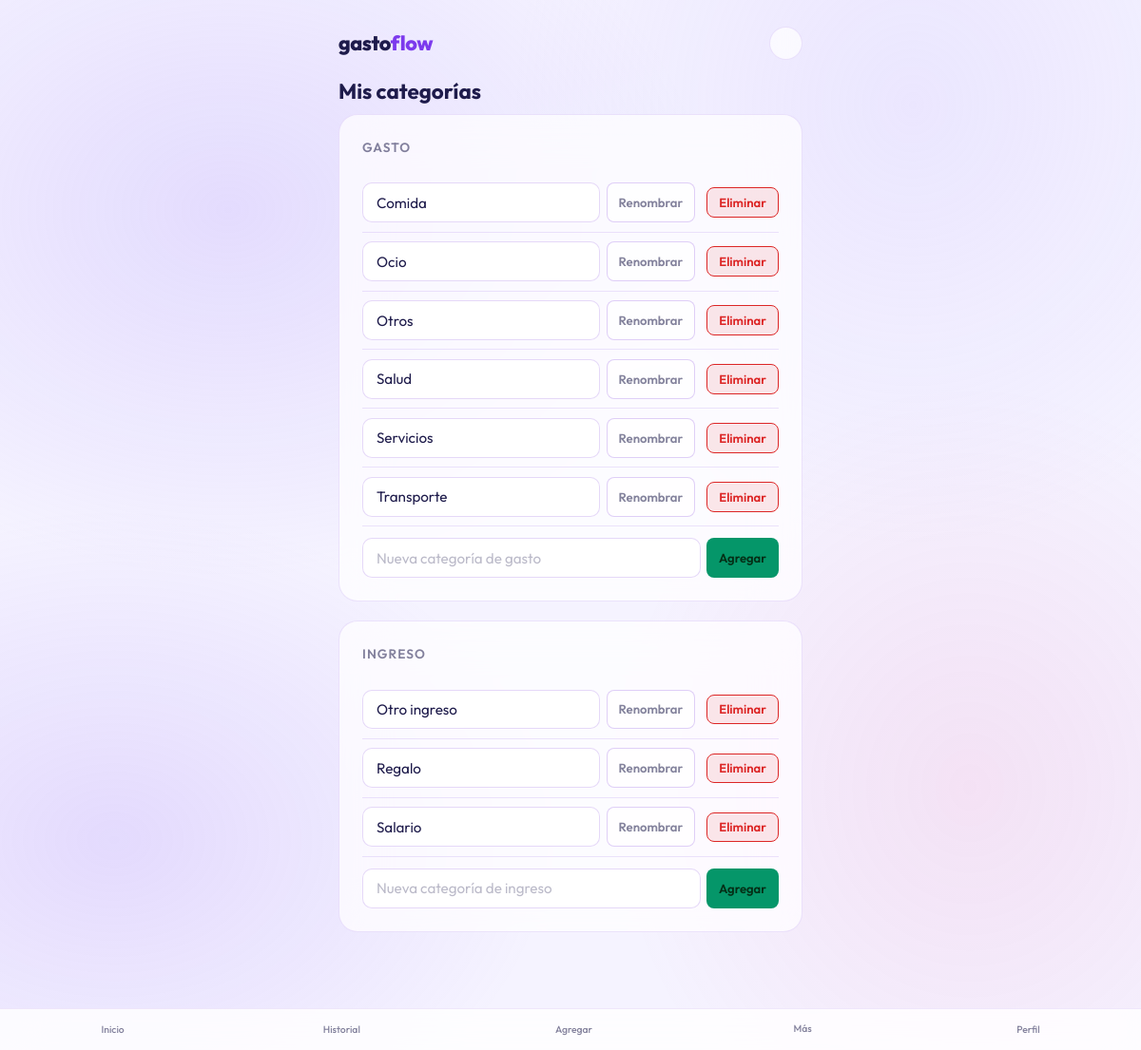
The app's page /categorias (signed in) with its own data.
### models.py (models this page shows, shortened)
class Categoria(db.Model):
    __tablename__ = "categorias"
    id         = db.Column(db.Integer, primary_key=True)
    usuario_id = db.Column(db.Integer, db.ForeignKey("usuarios.id"), nullable=False)
    nombre     = db.Column(db.String(50), nullable=False)
    tipo       = db.Column(db.String(10), nullable=False, default="gasto")  # "gasto" o "ingreso"
    transacciones = db.relationship("Transaccion", backref="categoria")

### categorias.py (the view)
@categorias_bp.route("/categorias")
@login_required
def index():
    categorias_gasto = (
        Categoria.query.filter_by(usuario_id=current_user.id, tipo="gasto")
        .order_by(Categoria.nombre).all()
    )
    categorias_ingreso = (
        Categoria.query.filter_by(usuario_id=current_user.id, tipo="ingreso")
        .order_by(Categoria.nombre).all()
    )
    return render_template(
        "categorias.html",
        categorias_gasto=categorias_gasto,
        categorias_ingreso=categorias_ingreso,
    )

### templates/categorias.html (shortened to what this page needs)
{% extends "base.html" %}
{% import "_categoria_macros.html" as macros %}
{% block contenido %}
<h1 style="font-family: var(--fuente-sans); font-weight: 700; font-size: 1.4rem; margin-bottom: 0.3rem; color: var(--tinta);">Mis categorías</h1>
{{ macros.categoria_section('Gasto', categorias_gasto, 'gasto') }}
{{ macros.categoria_section('Ingreso', categorias_ingreso, 'ingreso') }}
{% endblock %}

### templates/_categoria_macros.html (shortened to what this page needs)
{% macro categoria_section(titulo, categorias, tipo) %}
<div class="recibo">
    <h2>{{ titulo }}</h2>
    {% for categoria in categorias %}
        <div class="linea-recibo" style="align-items: center;">
            <form method="POST" action="{{ url_for('categorias.editar', categoria_id=categoria.id) }}" style="display:flex; flex:1; gap:0.4rem;">
                <input type="text" name="nuevo_nombre" value="{{ categoria.nombre }}" style="flex:1;">
                <button type="submit" class="btn btn-secundario btn-chico">Renombrar</button>
            </form>
            <form method="POST"
                  action="{{ url_for('categorias.eliminar', categoria_id=categoria.id) }}"
                  class="form-eliminar-categoria"
                  data-nombre="{{ categoria.nombre }}">
                <button type="submit" class="btn btn-oxido btn-chico">Eliminar</button>
            </form>
        </div>
    {% else %}
        <p class="texto-suave" style="padding: 0.5rem 0;">Sin categorías todavía.</p>
    {% endfor %}
    <form method="POST" action="{{ url_for('categorias.nueva') }}" class="espacio-arriba" style="display:flex; gap:0.4rem;">
        <input type="text" name="nombre_categoria" placeholder="Nueva categoría de {{ titulo|lower }}" required style="flex:1;">
        <button type="submit" class="btn btn-jade btn-chico">Agregar</button>
    </form>
</div>
{% endmacro %}

### records on screen
Categoria: nuevo_nombre "Comida"
Categoria: nuevo_nombre "Ocio"
Categoria: nuevo_nombre "Otros"
Categoria: nuevo_nombre "Salud"
Categoria: nuevo_nombre "Servicios"
Categoria: nuevo_nombre "Transporte"
Categoria: nuevo_nombre "Otro ingreso"
Categoria: nuevo_nombre "Regalo"
Categoria: nuevo_nombre "Salario"

### other values on screen
{{ titulo }} "GASTO INGRESO"
